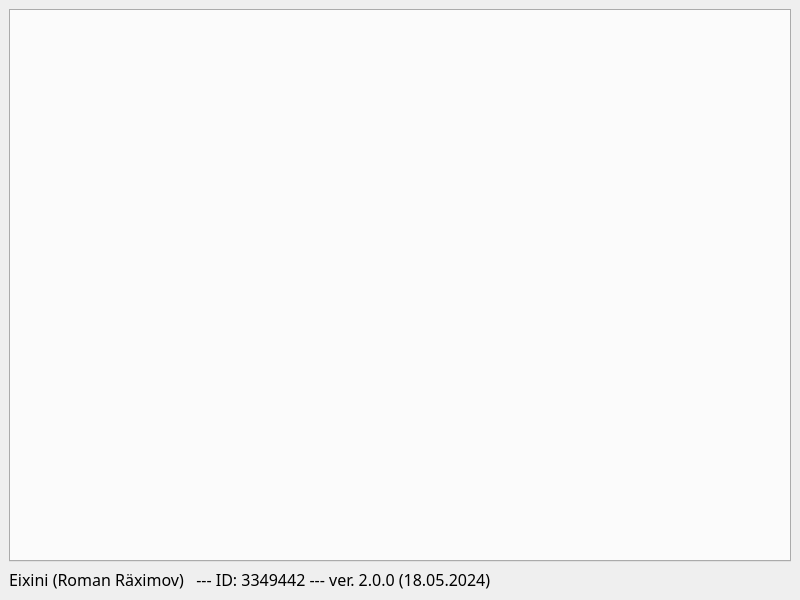
<?xml version="1.0" encoding="UTF-8"?>
<ui version="4.0">
 <class>MainWindow</class>
 <widget class="QMainWindow" name="MainWindow">
  <property name="geometry">
   <rect>
    <x>0</x>
    <y>0</y>
    <width>800</width>
    <height>600</height>
   </rect>
  </property>
  <property name="windowTitle">
   <string>Трагедия белок - калькулятор опыта</string>
  </property>
  <widget class="QWidget" name="centralwidget">
   <layout class="QVBoxLayout" name="verticalLayout">
    <item>
     <widget class="QTabWidget" name="tab_widget">
      <property name="tabPosition">
       <enum>QTabWidget::North</enum>
      </property>
     </widget>
    </item>
    <item>
     <widget class="QLabel" name="info_label">
      <property name="font">
       <font>
        <family>Cascadia Code</family>
        <pointsize>12</pointsize>
       </font>
      </property>
      <property name="text">
       <string>Eixini (Roman Räximov)   --- ID: 3349442 --- ver. 2.0.0 (18.05.2024)</string>
      </property>
     </widget>
    </item>
   </layout>
  </widget>
 </widget>
 <resources/>
 <connections/>
</ui>
